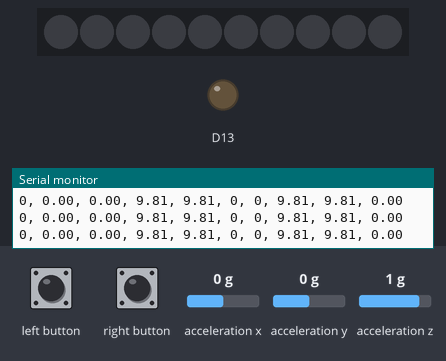
Bench run of a sketch on a simulated Adafruit Circuit Playground Express. Parts: 10 RGB LEDs in strip order, left to right, output pins drawn as LEDs (lit = HIGH), the last lines printed to the serial monitor. The inputs (shaded band) are chosen by the test bench; at power-on: acceleration x 0 g, acceleration y 0 g, acceleration z 1 g. Dim RGB values are drawn brighter than linear.

Above: at 1.8 s.
1.9 s: acceleration x set to -1.4 g
At 2.3 s:
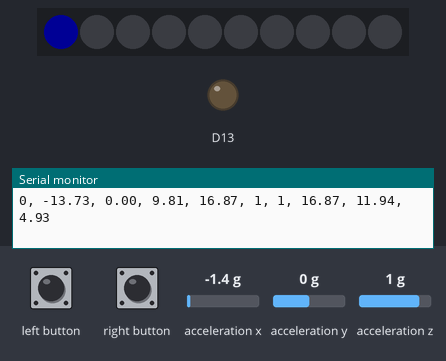
3.4 s: left button pressed for 0.15 s
At 4.2 s:
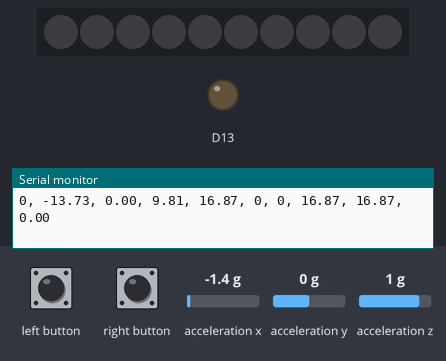
5.0 s: acceleration y set to -1.4 g
At 5.5 s:
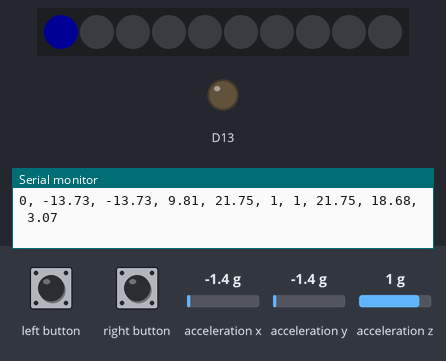
Timing chart, 0 to 8.0 s (numbered marks = the images above; inputs shaded):
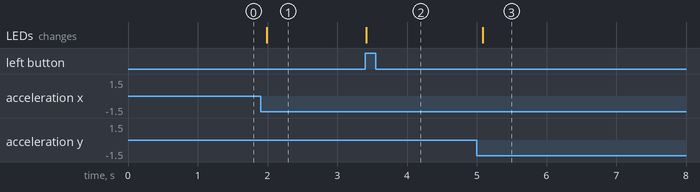

Measured:
- after the input at 1.9 s, the LEDs: change after 0.09 s (image 1)
- after the input at 3.4 s, the LEDs: change at once (image 2)
- after the input at 5.0 s, the LEDs: change after 0.08 s (image 3)

The sketch:

Homework3_text.ino
```cpp
#include <Adafruit_CircuitPlayground.h>
#include <math.h>

#define numel(x)  (sizeof(x) / sizeof(*x))
#define SIZE_ALL 100 // size of sliding window for mag
#define SIZE_SMOOTH 5 // size of sliding window for averaging mag
#define SIZE_SMOOTH_CENTER (SIZE_SMOOTH / 2 + 1) // center of sliding window for averaging mag

float X, Y, Z, mag, magMeanSmooth, magMeanAll, magSmoothDataPoint;
float slidingWindowAll[SIZE_ALL]; // sliding window of raw data
float slidingWindowSmooth[SIZE_SMOOTH]; // sliding window of last 5 raw data points for smoothing
float slidingWindowSaveSmooth[SIZE_SMOOTH]; // sliding window of last 5 smooth data points for finding peaks
int ii = 0; // iteration of loop()
boolean peak; // does current array of last 5 smooth data points have a peak in the center
boolean peakNeedsReset = false; // peak needs to be reset before detecting another peak
int peakCounter = 0; // if current array of last 5 smooth data points does have a peak in the center then increment peak count

void setup() {
  Serial.begin(9600);
  CircuitPlayground.begin();
}

void loop() {
  if (ii < 1) {
    delay(1000);
  }

  boolean leftButtonPressed = CircuitPlayground.leftButton();
  boolean rightButtonPressed = CircuitPlayground.rightButton();

  // reset count if left or right button is pressed
  if (leftButtonPressed || rightButtonPressed) {
    peakCounter = 0;
    peakNeedsReset = false;
  }


  ii = ii + 1;
  X = CircuitPlayground.motionX();
  Y = CircuitPlayground.motionY();
  Z = CircuitPlayground.motionZ();
  mag = sqrt(X*X + Y*Y + Z*Z);
  addToWindow(slidingWindowAll,SIZE_ALL, mag);
  addToWindow(slidingWindowSmooth,SIZE_SMOOTH, mag);
  magMeanSmooth = getMean(slidingWindowSmooth, SIZE_SMOOTH);
  magMeanAll = getMean(slidingWindowAll, SIZE_ALL);
  magSmoothDataPoint = magMeanSmooth - magMeanAll; // get smoothed data point over last 5 samples and remove overall mean value to 0 center on horizontal axis

  if (resetPeak(magSmoothDataPoint, peakNeedsReset) == true) {
    peakNeedsReset = false; // if it's ok to reset the peak (via zero-crossing), then flag that a peak reset is not needed
  }

  addToWindow(slidingWindowSaveSmooth,SIZE_SMOOTH, magSmoothDataPoint);
  if (peakNeedsReset == false) { // if a peak has not yet been detected (before resetting), then check if last 5 smooth values have a peak at the center
    peak = isPeak(slidingWindowSaveSmooth,SIZE_SMOOTH, peakNeedsReset); // check if peak occured, delayed by 2 samples
  } else {
    peak = false; // else peak is false because previous peak has not been reset
  }

  if (peak == true) {
    peakCounter = peakCounter + 1;
    peakNeedsReset = true; // don't count another peak until this one is reset (by zero crossing)
  }

  binaryPrint(peakCounter);

//  Serial.print(ii);
//  Serial.print(", ");//X=");

  Serial.print(peak);
  Serial.print(", ");//isPeak=");
  Serial.print(X);
  Serial.print(", ");//Y=");
  Serial.print(Y);
  Serial.print(", ");//Z=");
  Serial.print(Z);
  Serial.print(", ");//mag=");
  Serial.print(mag);
//  Serial.print(", ");//sWA=");
//  Serial.print(slidingWindowAll[SIZE_ALL-1]);
//  Serial.print(", ");//sWS=");
//  Serial.print(slidingWindowSmooth[SIZE_SMOOTH-1]);
  Serial.print(", ");
  Serial.print(peakCounter);
  Serial.print(", ");
  Serial.print(peakNeedsReset);
  Serial.print(", ");//mMS=");
  Serial.print(magMeanSmooth);
  Serial.print(", ");//mMA=");
  Serial.print(magMeanAll);
  Serial.print(", ");//mSDP=");
  Serial.print(magSmoothDataPoint);


//  Serial.print(", ");
//  Serial.print(SIZE_ALL);
//  Serial.print(", ");
//  Serial.print(SIZE_SMOOTH);
//  Serial.print(", ");
//  Serial.println(SIZE_SMOOTH_CENTER);
  Serial.println();


  delay(10);
}

// add 1 element to a sliding window array
void addToWindow(float *slidingWindow, int ssize, float x) {
//  Serial.print(" addToWindow ");
//  Serial.print(", ssize=");
//  Serial.print(ssize);
//  Serial.print(", x=");
//  Serial.print(x);

  for (int i = 1; i < ssize; i++) {
    slidingWindow[i -  1] = slidingWindow[i]; // shift old values 1 to the left, 0th element is deleted by being overwritten
  }
  slidingWindow[ssize - 1] = x; // last element in array set to new value
}

float getMean(float window[], int ssize) {
  float sum = 0.0;
//  Serial.print("[ ");
  for (int i = 0; i < ssize; i++) {
    sum = sum + window[i];
//    Serial.print(window[i]);
//    Serial.print(" ,");
  }
//  Serial.print(" ] sum = ");


  if (ii < ssize) { // not enough samples to fill the array so there are still 0 elements that should be ignored in the average
//    Serial.print(sum / (float) ii);
//    Serial.print(" | ");
    return sum / (float) ii; // divide the sum by the number of non-zero elements
  } else {
//    Serial.print(sum / (float) ssize);
//    Serial.print(" | ");
    return sum / (float) ssize; // divide the sum by the number of array elements
  }
}

// check if center array value is larger than values on both sides
boolean isPeak(float window[], int ssize, boolean isPeakReset) {
  peak = true; // start by assuming the middle point in the last 5 data points is a peak
  for (int i = 0; i < SIZE_SMOOTH_CENTER - 1; i++) { // check if numbers before peak are smaller than potenial peak (i = 0, 1) , (center is at i = 2, since 0-based array)
    if (window[i] > window[SIZE_SMOOTH_CENTER - 1]) { // if previous value larger than the center value, then the center is not the peak
      peak = false;
    }
  }
  for (int i = SIZE_SMOOTH_CENTER; i < SIZE_SMOOTH; i++) { // check if numbers after peak are smaller than potenial peak (i = 3, 4), (center is at i = 2, since 0-based array)
    if (window[i] > window[SIZE_SMOOTH_CENTER - 1]) { // if later value is larger than the center value, then the center is not the peak
      peak = false;
    }
  }

  if (window[SIZE_SMOOTH_CENTER - 1] < 1.0) {
    peak = false;
  }
  return peak;
}

boolean resetPeak(float currentSmoothDataPoint, boolean peakNeedsReset) {
  if (peakNeedsReset == true && currentSmoothDataPoint <= 0) {
    return true;
  } else {
    return false;
  }
}

void binaryPrint(int num) {
  int binaryNum[8] = {0, 0, 0, 0, 0, 0, 0, 0}; // start with eight 0 bits, up to 255 max steps
  for (int i = 7; i >= 0; i--) {
    binaryNum[7-i] = bitRead(num, i);
    if (binaryNum[7-i] == 1) {
      CircuitPlayground.setPixelColor(i, 0,   0,   255); // blue
    } else {
      CircuitPlayground.setPixelColor(i, 0,   0,   0); // off
    }
//    Serial.print(bitRead(num, i) ? "-1-" : "-0-");
  }
  for(int i = 0; i < 8; i++) {
//    Serial.print(binaryNum[i]);
//    Serial.print("_");

  }
//  Serial.print("  ");
}
```
